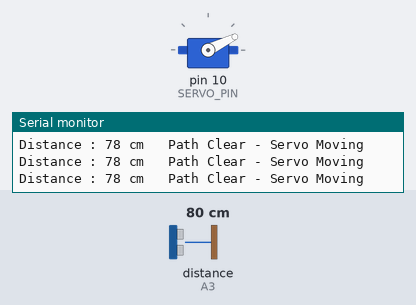
The sketch below on a simulated Arduino Uno, built with avr-gcc and run on an emulated ATmega328P. Shown: servo, the last lines printed to the serial monitor. Wiring (inferred from the names in the program): ultrasonic range finder: trigger pin 5; echo A3. The inputs (shaded band) are chosen by the test bench; at power-on: distance to the obstacle (sensor on A3) 80 cm. The echo pulse lasts 58.3 µs per cm.

Above: at 1.27 s.
1.3 s: distance to the obstacle (sensor on A3) set to 13 cm
4.3 s: distance to the obstacle (sensor on A3) set to 10 cm
At 5.7 s:
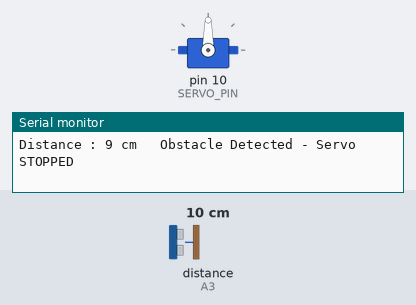
6.3 s: distance to the obstacle (sensor on A3) set to 18 cm
At 6.82 s:
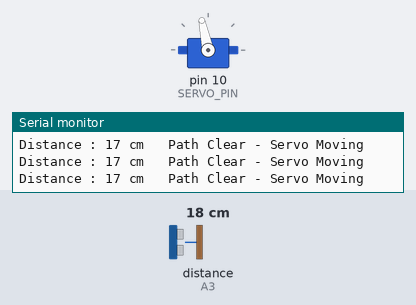
9.3 s: distance to the obstacle (sensor on A3) set to 2 cm
At 9.9 s:
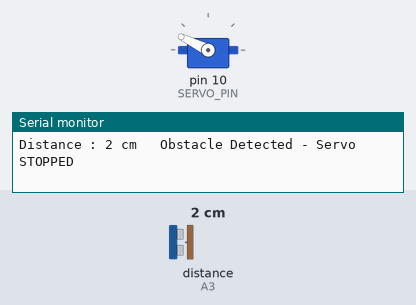
12.3 s: distance to the obstacle (sensor on A3) set to 120 cm
At 12.92 s:
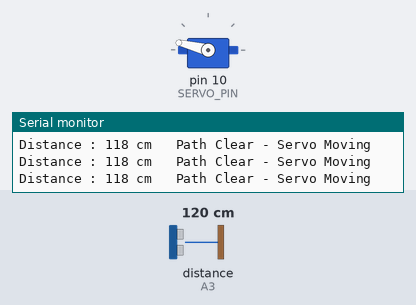
15.3 s: distance to the obstacle (sensor on A3) set to 4 cm
At 16.0 s:
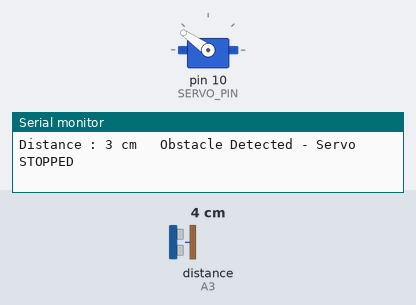
Timing chart, 0 to 17.8 s (numbered marks = the images above; inputs shaded):
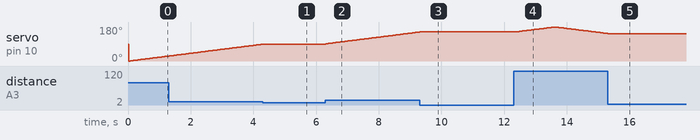

Measured:
- the behaviour switches between 12 and 11 cm on distance to the obstacle (sensor on A3) (found by bisection; images 0 and 1)
- after the input at 4.3 s, servo on pin 10 (SERVO_PIN): goes on until 4.3 s, then stays 90°
- after the input at 6.3 s, servo on pin 10 (SERVO_PIN): moves from 90° to 153° over 2.9 s, starting at once
- after the input at 9.3 s, servo on pin 10 (SERVO_PIN): goes on until 9.3 s, then stays 154°
- after the input at 12.3 s, servo on pin 10 (SERVO_PIN): rises from 154° to 180° in 1.2 s, then falls to 146° in 1.7 s
- after the input at 15.3 s, servo on pin 10 (SERVO_PIN): goes on until 15.3 s, then stays 145°

The sketch:

Practical_52.ino
```cpp
/*
=========================================
Practical-52 : Auto Stop on Obstacle
Servo  -> D10
TRIG   -> D5
ECHO   -> A3
=========================================
*/

#include <Servo.h>

#define TRIG_PIN 5
#define ECHO_PIN A3
#define SERVO_PIN 10

Servo myServo;

int angle = 0;
bool forward = true;

void setup()
{
  Serial.begin(9600);

  pinMode(TRIG_PIN, OUTPUT);
  pinMode(ECHO_PIN, INPUT);

  myServo.attach(SERVO_PIN);

  Serial.println("===== AUTO STOP ON OBSTACLE =====");
}

int getDistance()
{
  digitalWrite(TRIG_PIN, LOW);
  delayMicroseconds(2);

  digitalWrite(TRIG_PIN, HIGH);
  delayMicroseconds(10);

  digitalWrite(TRIG_PIN, LOW);

  long duration = pulseIn(ECHO_PIN, HIGH, 30000);

  if (duration == 0) return 999;   // No object = treat as far away

  return duration * 0.034 / 2;
}

void loop()
{
  int distance = getDistance();

  Serial.print("Distance : ");
  Serial.print(distance);
  Serial.print(" cm   ");

  if (distance <= 10)
  {
    Serial.println("Obstacle Detected - Servo STOPPED");
    delay(100);
    return;
  }

  Serial.println("Path Clear - Servo Moving");

  myServo.write(angle);

  if (forward)
  {
    angle++;

    if (angle >= 180)
      forward = false;
  }
  else
  {
    angle--;

    if (angle <= 0)
      forward = true;
  }

  delay(15);
}
```
